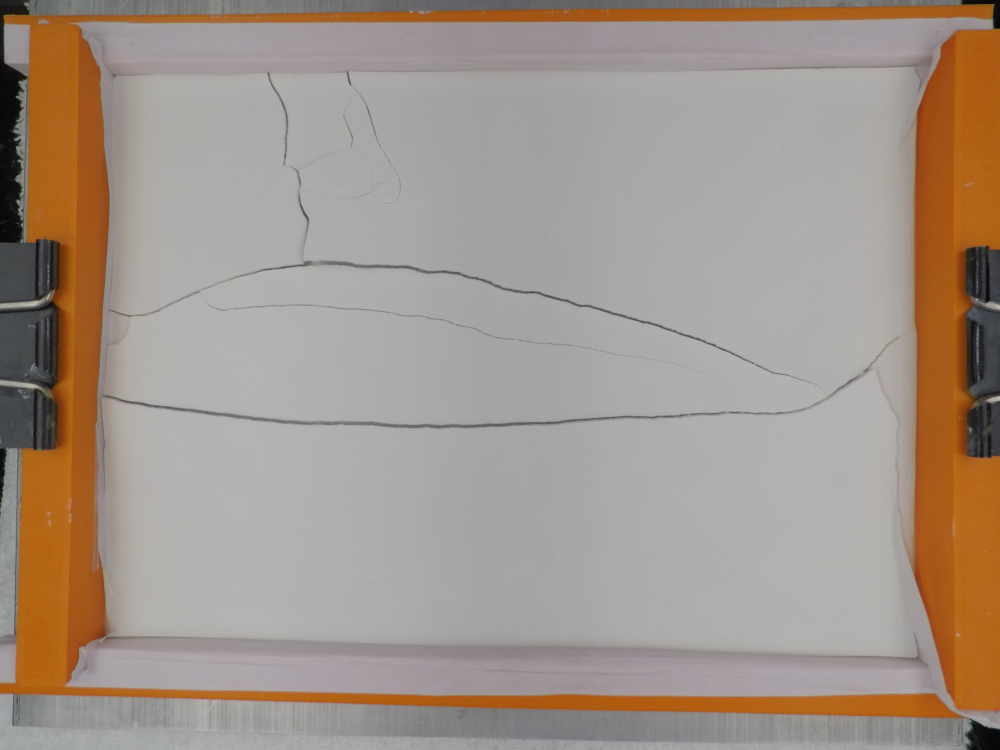
#> input picture G0040990.JPG, 4000 x 3000 px (shown at 1/4 size); its folder holds only this picture in this run
$ python -i length.py   (imports and definitions only)
#> lines starting #> are read from the running program, lines starting #| are printed output that depends on the picture
#!/usr/bin/env python

import numpy as np
import cv2

def nothing(x):
    pass

################################################

def image(name):
    #Reads the jpg image of the cracked material and changes the size to fit in the screen
#> called with name = 'G0040990.JPG'
    orig = cv2.resize((cv2.imread(name)), (800,800))
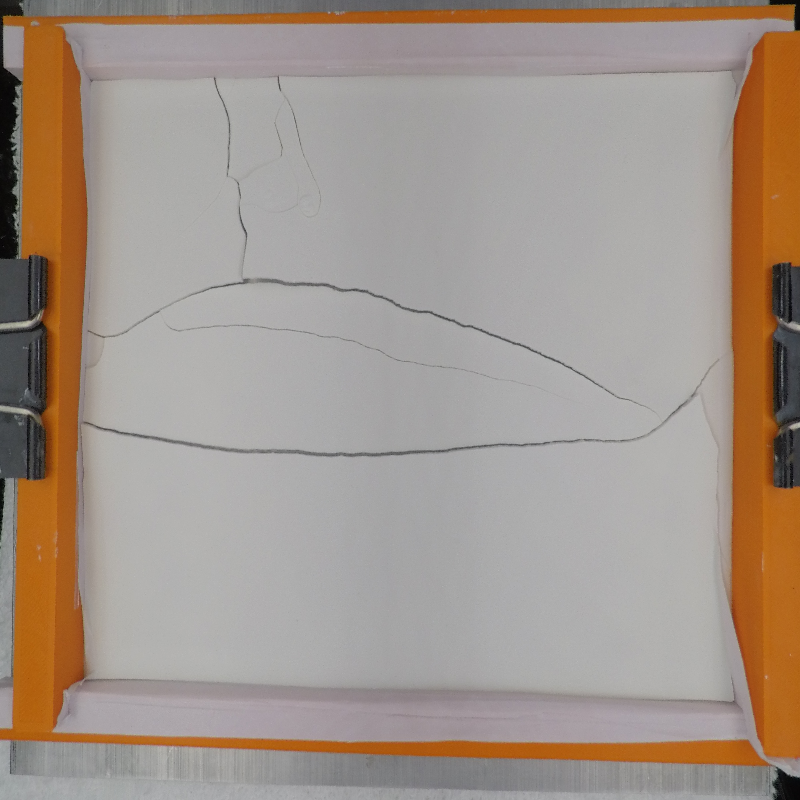
#> orig: shape (800, 800, 3); mean B, G, R 138.6, 149, 162.4

    #Reads the jpg image of the cracked material and makes the picture black and white
    img = cv2.imread(name, 0)
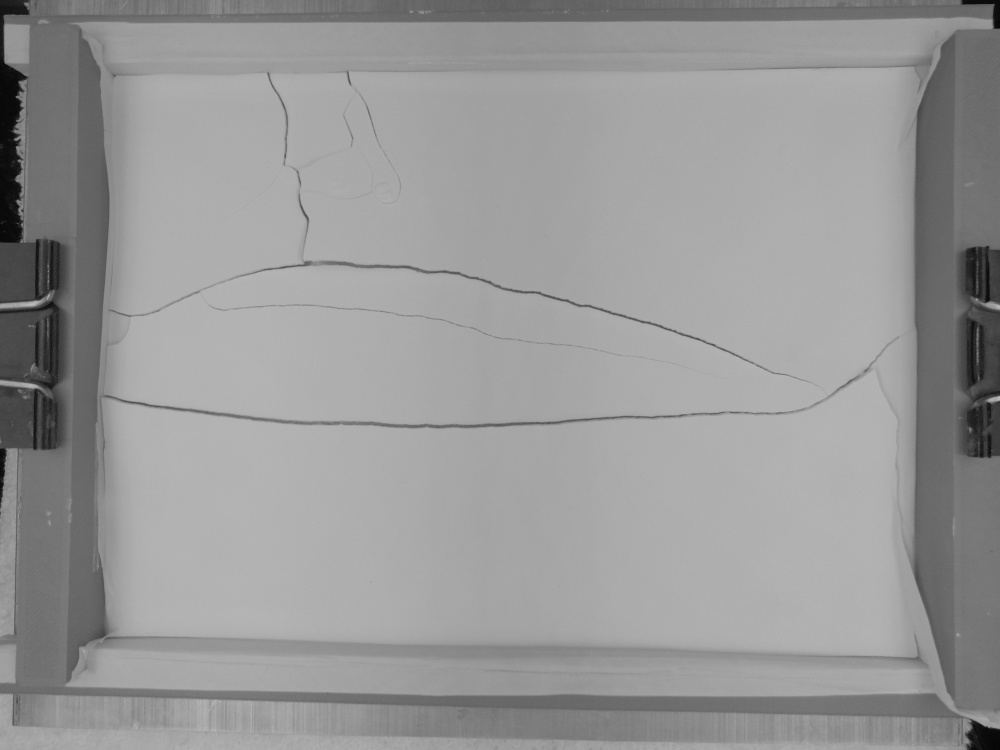
#> img: shape (3000, 4000) (shown at 1/4 size); min 0, max 193, mean 151.9

    #Resizes the image to fit in the screen
    #img2 = cv2.resize(img, (800,800))
    img2 = img

    cv2.namedWindow('cropped')
    cv2.createTrackbar('X','cropped',0,500,nothing)
    cv2.createTrackbar('Y','cropped',0,500,nothing)
    cv2.createTrackbar('Is the image set?','cropped',0,1,nothing)

    edges = cv2.Canny(img2, 100, 200)
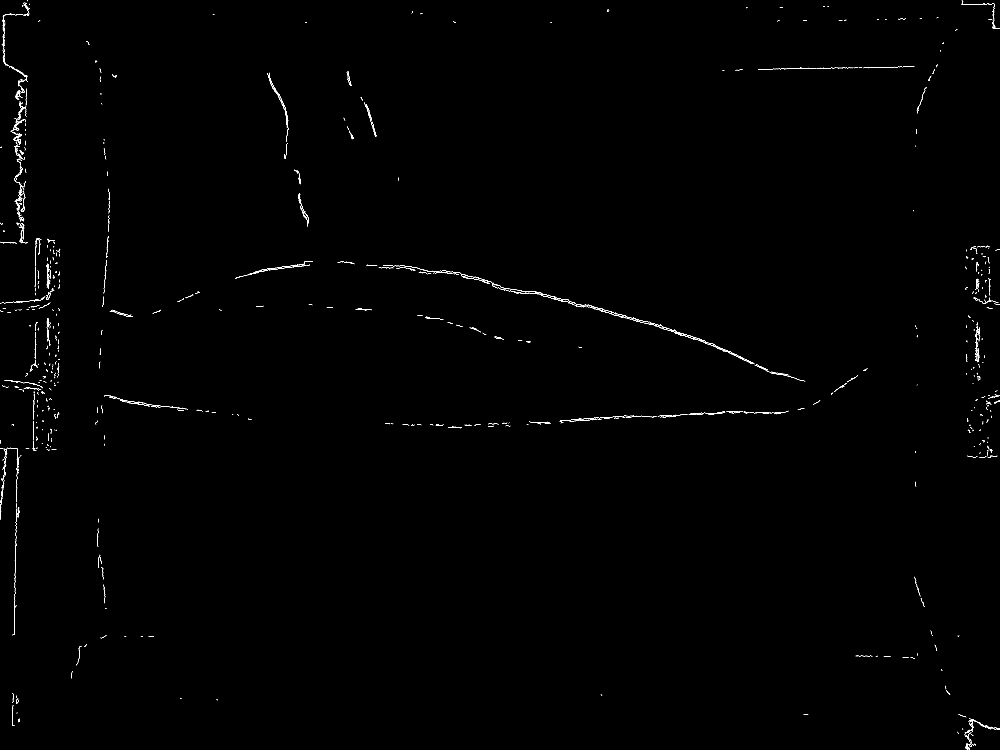
#> edges: shape (3000, 4000) (shown at 1/4 size); 0.23% white in thin lines or dots

    #Resizes the image to the demensions that only include the image
    #cropped = edges[150:740, 80:760]
    cropped = img2


    while(1):
        cv2.imshow('cropped',cropped)
        k = cv2.waitKey(1) & 0xFF
#> (key Esc is pressed here)
        if k == 27:
            break

        x = cv2.getTrackbarPos('X','cropped')
        y = cv2.getTrackbarPos('Y','cropped')
        done = cv2.getTrackbarPos('Is the image set?','cropped')
        #Uses canny to only detect the edges
        #edeges = cv2.Canny(img2, 100, 300)
        edges = cv2.Canny(img2, x, y)

        #Resizes the image to the demensions that only include the image
        cropped = edges

        if done == 1:
            break

    cv2.imwrite("file.jpg", cropped)

###############################################
# [36 lines left out: functions pixels, display, not called in this run]

###############################################
###############################################
###############################################
###############################################
#Main
filename = 'cracking.jpg'
#image(filename)

#Cropping the image
selection = False
roi = []

# [14 lines left out: function roi_selection, not called in this run]

image_read_path=filename
window_name='Input Image'
window_crop_name='Cropped Image'
esc_keycode=27
wait_time=1
# [43 lines not run here, left out]

>>> result = image('G0040990.JPG')

$ run again, on Trial32.JPG
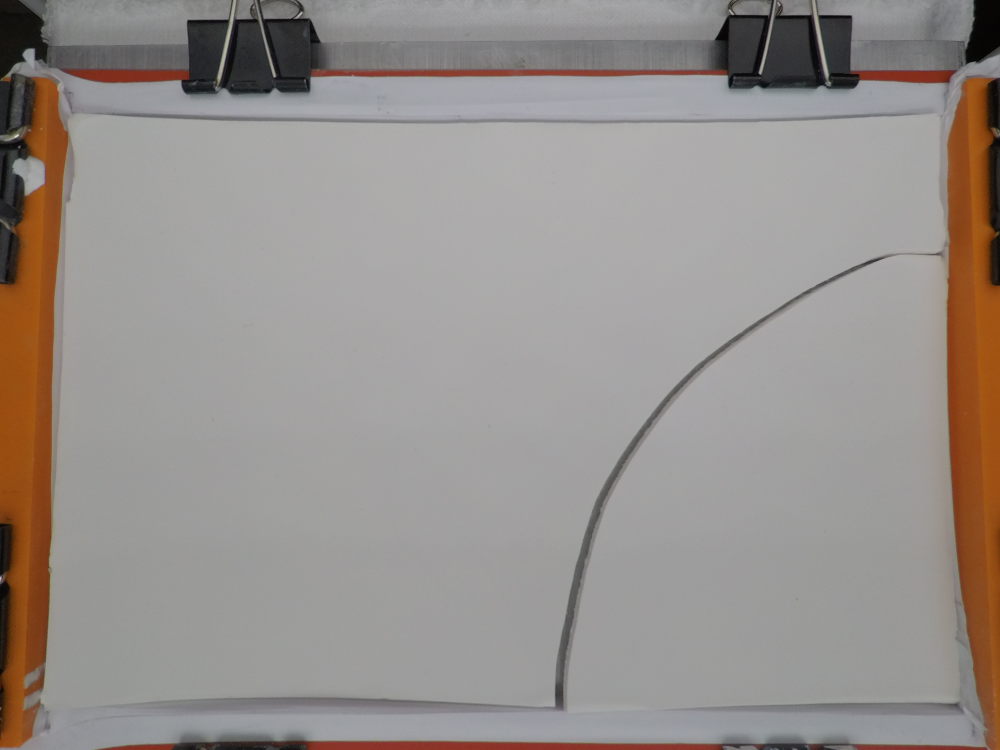
#> input picture Trial32.JPG, 4000 x 3000 px (shown at 1/4 size)
#> in image, `orig = cv2.resize((cv2.imread(name)), (800,800))`:
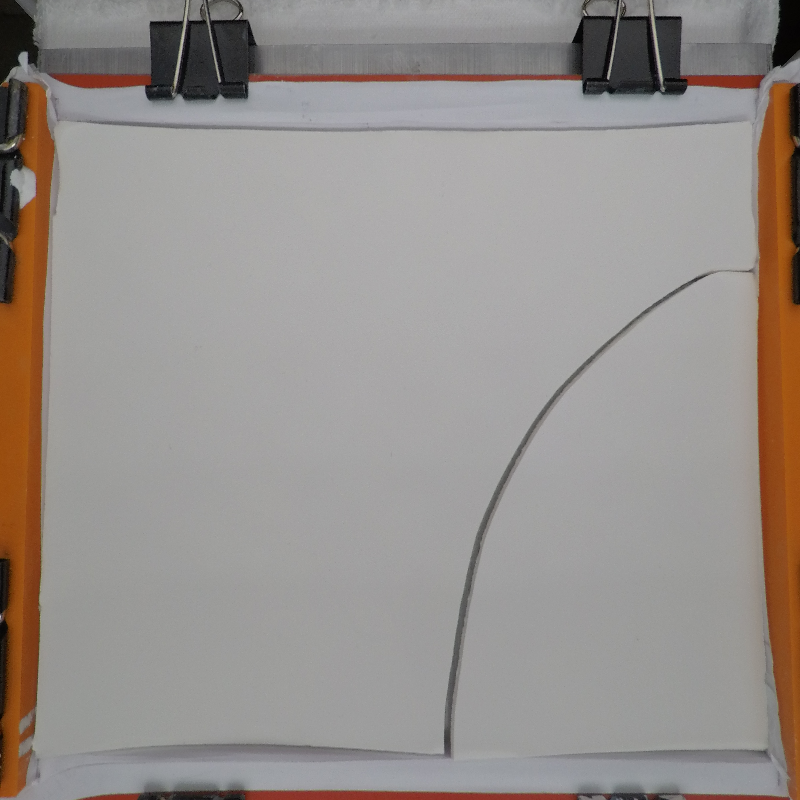
#> orig: shape (800, 800, 3); mean B, G, R 140.4, 144.4, 150.8
#> in image, `edges = cv2.Canny(img2, 100, 200)`:
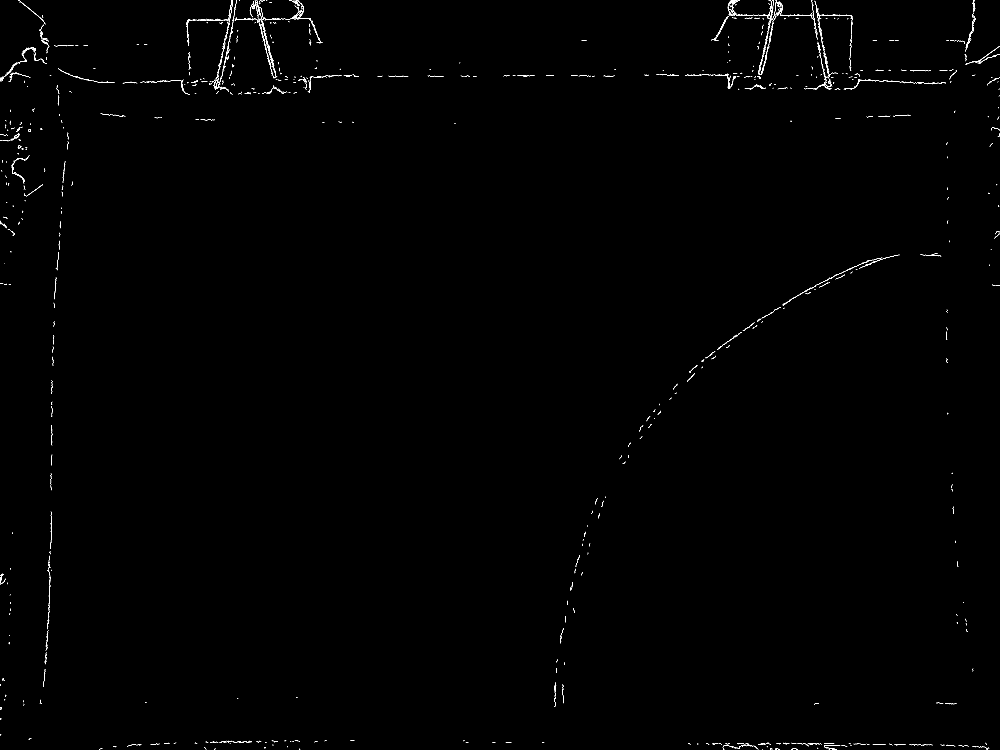
#> edges: shape (3000, 4000) (shown at 1/4 size); 0.23% white in thin lines or dots

$ run again, on Trial33.JPG
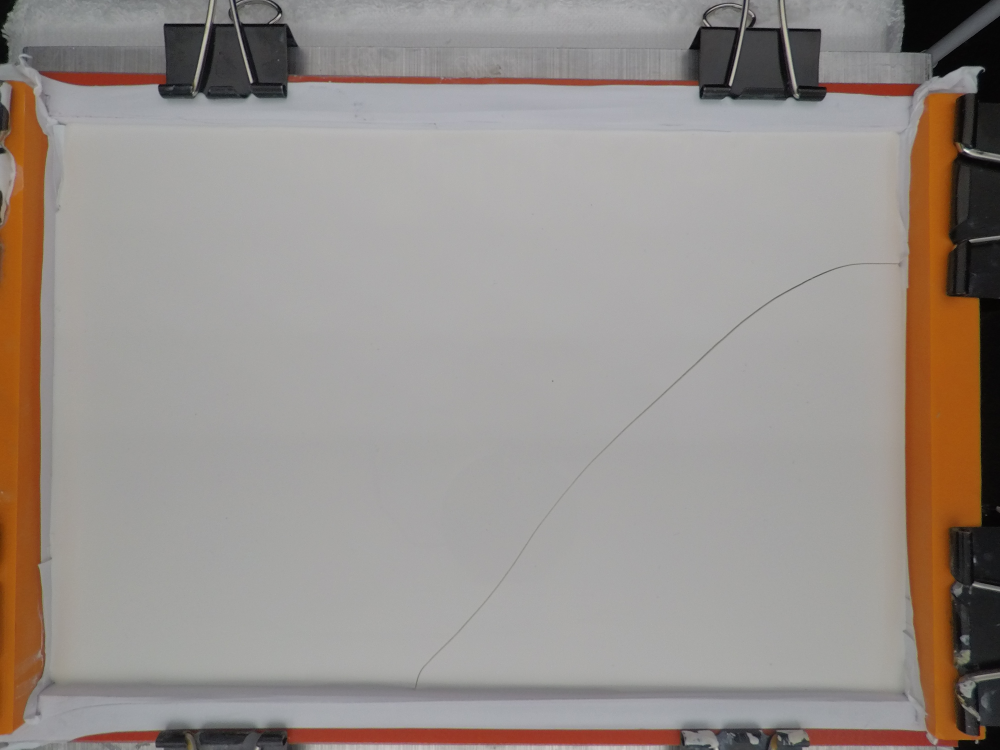
#> input picture Trial33.JPG, 4000 x 3000 px (shown at 1/4 size)
#> in image, `orig = cv2.resize((cv2.imread(name)), (800,800))`:
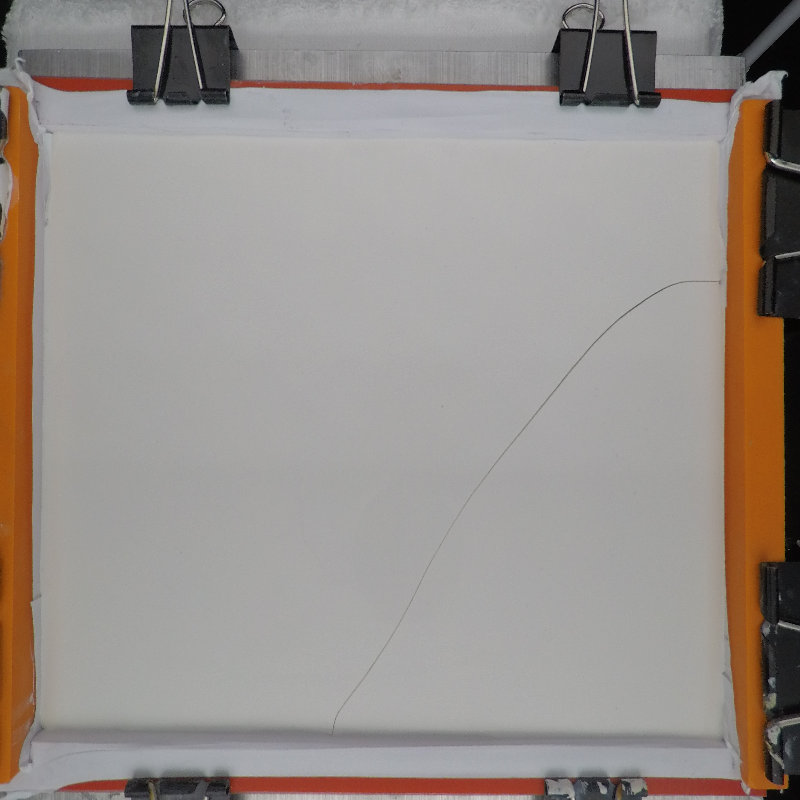
#> orig: shape (800, 800, 3); mean B, G, R 139.8, 144.8, 152.4
#> in image, `edges = cv2.Canny(img2, 100, 200)`:
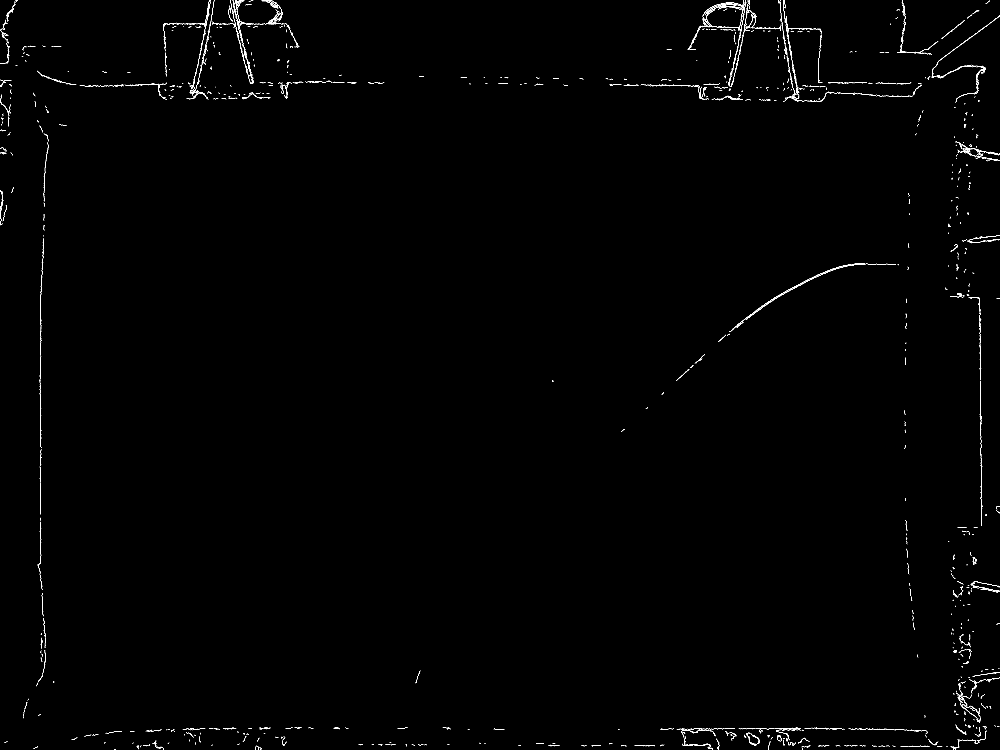
#> edges: shape (3000, 4000) (shown at 1/4 size); 0.33% white in thin lines or dots

$ run again, on crack.jpg
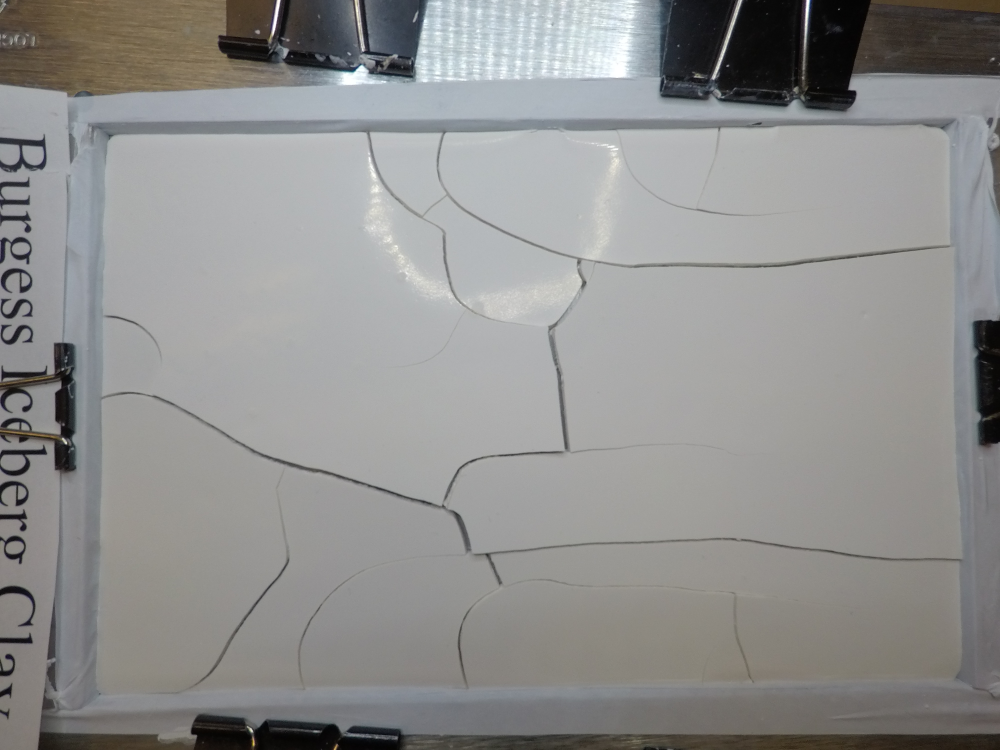
#> input picture crack.jpg, 4000 x 3000 px (shown at 1/4 size)
#> in image, `orig = cv2.resize((cv2.imread(name)), (800,800))`:
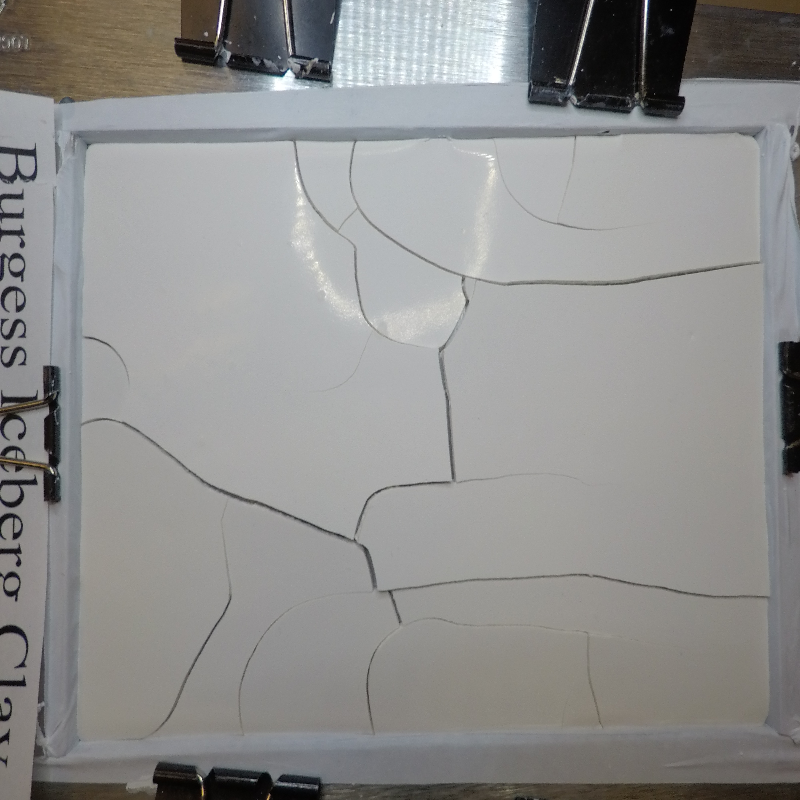
#> orig: shape (800, 800, 3); mean B, G, R 142.6, 143.7, 143.8
#> in image, `edges = cv2.Canny(img2, 100, 200)`:
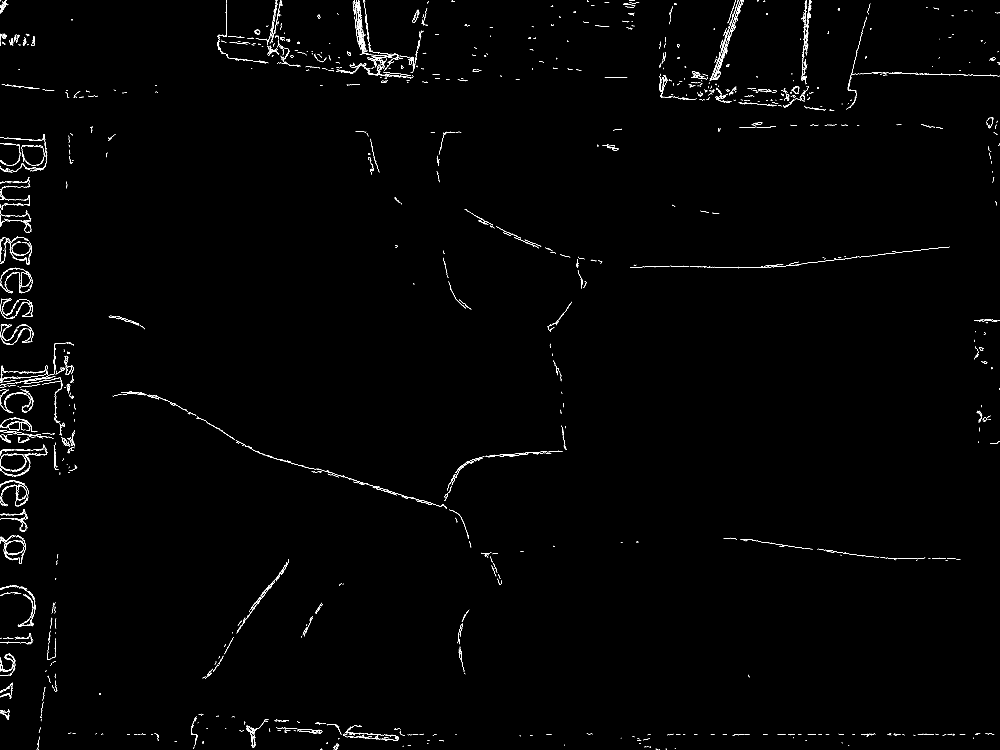
#> edges: shape (3000, 4000) (shown at 1/4 size); 0.52% white in thin lines or dots
